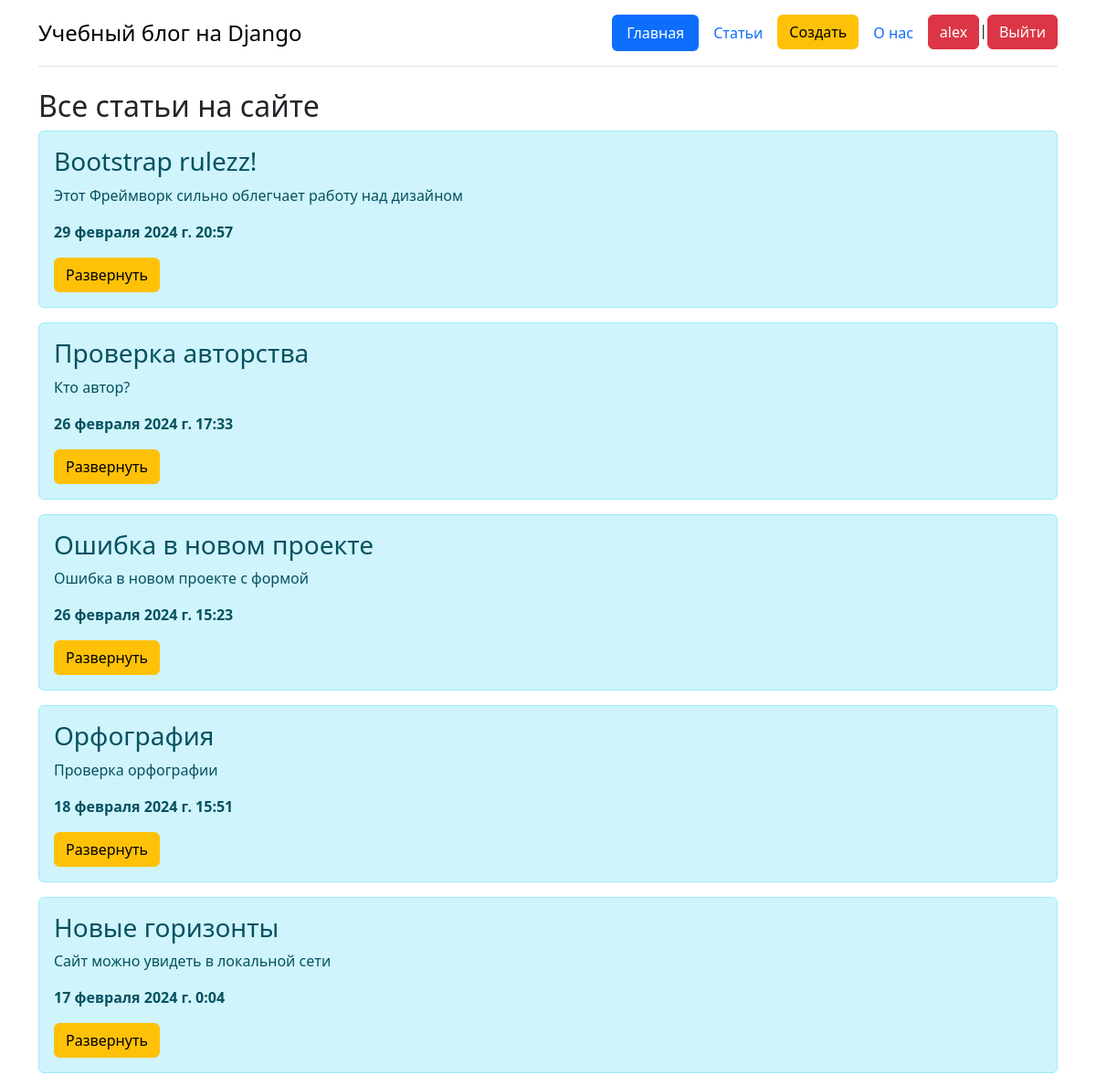
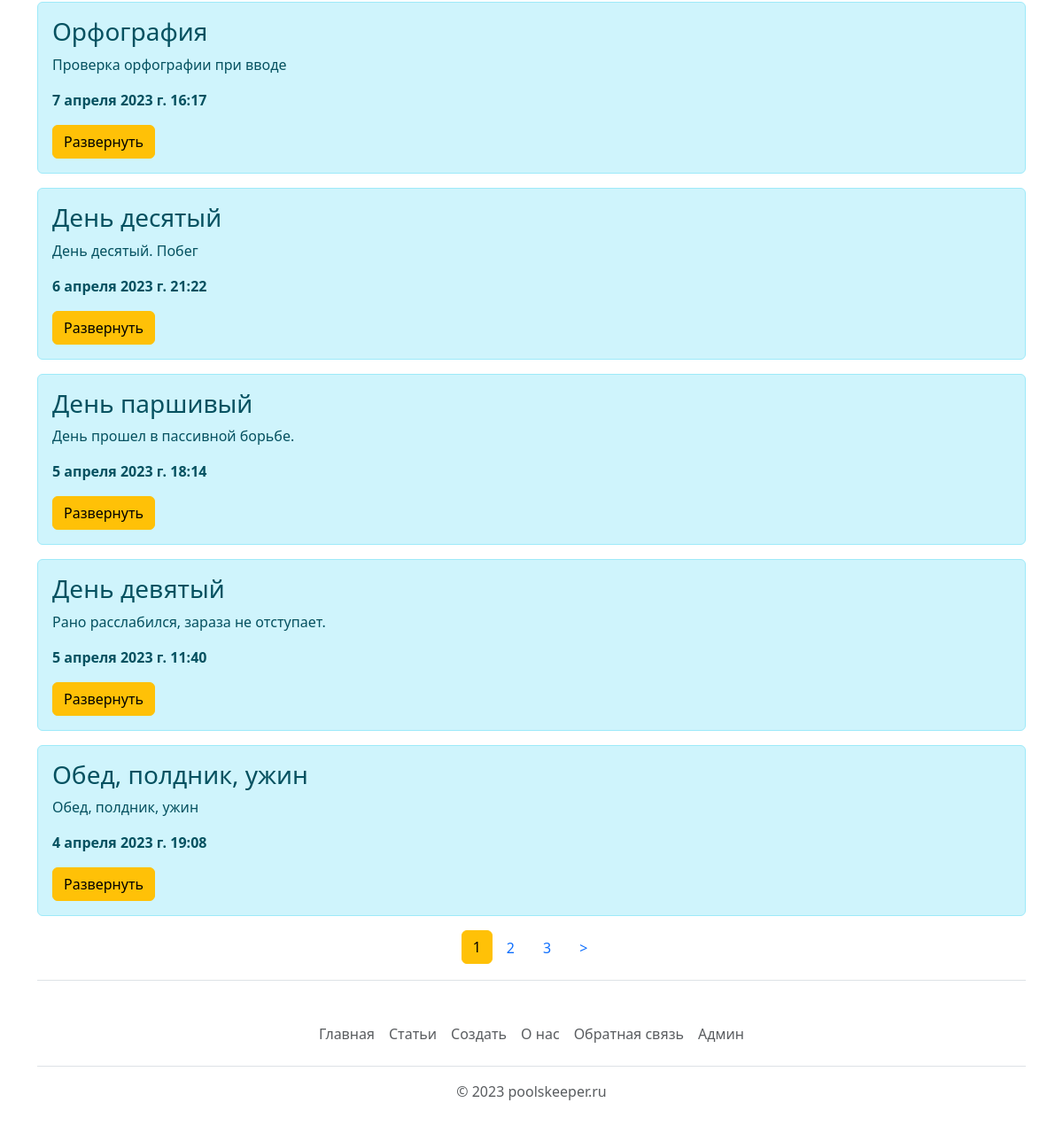
The page /articles (signed in) on the database its author committed (2 pictures, top to bottom).
### main/models.py (models this page shows, shortened)
class Article(models.Model):
    id = models.AutoField('id', primary_key=True)
    title = models.CharField('Заголовок', max_length=100, null=False)
    intro = models.CharField('Анонс', max_length=300, null=False)
    text = models.TextField('Статья', null=False)
    slag = models.CharField('slug', max_length=100, null=False)
    date = models.DateTimeField('Время', default=timezone.now())
    author = models.ForeignKey(User, verbose_name='Автор статьи', on_delete=models.CASCADE)
    class Meta:
        verbose_name = 'Статья'
        verbose_name_plural = 'Статьи'

### main/views.py (the view)
# urls.py: path('articles', views.articles, name='articles'),
def articles(request):
    articles = Article.objects.order_by('-date')
    paginator = Paginator(articles, 10)
    page_number = request.GET.get('page')
    page_obj = paginator.get_page(page_number)
    context = {
        'title':'Все статьи на сайте',
        'articles': articles,
        'page_obj': page_obj,
    }
    return render(request, 'main/articles.html', context=context)

### main/templates/main/articles.html (shortened to what this page needs)
{% extends 'main/base.html' %}
{% block body %}
    <h2>Все статьи на сайте</h2>
    {% if articles|length > 0  %}
        {% for article in page_obj %}
            <div class="alert alert-info mt-2" >
                <h3>{{ article.title }}</h3>
                <p>{{ article.intro }}</p>
                <p><b>{{ article.date }} </b></p>
                <a href="{% url 'detail' article.id %}" class="btn btn-warning">Развернуть</a>
            </div>
        {% endfor %}
    {% else  %}
    <p> На сайте нет статей</p>
    {% endif %}
<nav class="paginator">
    <ul class="nav justify-content-center border-bottom pb-3 mb-3">
{% if page_obj.has_other_pages %}
        {% for p in page_obj.paginator.page_range %}
        {% if page_obj.number == p %}
        <li class="nav-item">
            <a class="btn btn-warning" href="?page={{ p }}"> {{ p }} </a>
        </li>
        {% elif p >= page_obj.number|add:-2 and p <= page_obj.number|add:2  %}
        <li class="nav-item">
            <a class="nav-link" href="?page={{ p }}"> {{ p }} </a>
        </li>
        {% endif %}
        {% endfor %}
{% if page_obj.has_next %}
    <li class="nav-item">
        <a class="nav-link" href="?page={{ page_obj.next_page_number }}"> &gt; </a>
    </li>
{% endif %}
    </ul>
</nav>
{% endif %}
{% endblock %}

### main/templates/main/base.html (shortened to what this page needs)
<!DOCTYPE html>
<html lang="ru">
<head>
    <link href="https://cdn.jsdelivr.net/npm/bootstrap@5.3.3/dist/css/bootstrap.min.css" rel="stylesheet">
</head>
<body>
    <div class="container">
    <header class="d-flex flex-wrap justify-content-center py-3 mb-4 border-bottom">
      <a href="/" class="d-flex align-items-center mb-3 mb-md-0 me-md-auto link-body-emphasis text-decoration-none">
        <span class="fs-4">Учебный блог на Django</span>
      </a>
      <ul class="nav nav-pills">
          <li class="nav-item"><a href="{% url 'main' %}" class="nav-link active" aria-current="page">Главная</a></li>
          <li class="nav-item"><a href="{% url 'articles' %}" class="nav-link">Статьи</a></li>
          {% if request.user.is_authenticated %}
          <li class="nav-item"><a href="{% url 'create' %}" class="btn btn-warning">Создать</a></li>
          {% endif %}
          <li class="nav-item"><a href="{% url 'about' %}" class="nav-link">О нас</a></li>
          {% if request.user.is_authenticated %}
          <li class="nav-item" ><a href="#" class="btn btn-danger">{{ user.username }}</a>|<a href="{% url 'logout' %}" class="btn btn-danger">Выйти</a></li>
          {% else %}
          <li class="nav-item"><a href="{% url 'register' %}" class="btn btn-danger">Регистрация</a>|<a href="{% url 'login' %}" class="btn btn-danger">Войти</a></li>
          {% endif %}
      </ul>
    </header>
  </div>
        <div class="container">
        {% block body %}{% endblock %}
        </div>
    <div class="container">
          <footer class="py-3 my-4">
              <ul class="nav justify-content-center border-bottom pb-3 mb-3">
                  <li class="nav-item"><a href="{% url 'main' %}" class="nav-link px-2 text-body-secondary">Главная</a></li>
                  <li class="nav-item"><a href="{% url 'articles' %}" class="nav-link px-2 text-body-secondary">Статьи</a></li>
              {% if request.user.is_authenticated %}
                  <li class="nav-item"><a href="{% url 'create' %}" class="nav-link px-2 text-body-secondary">Создать</a></li>
              {% endif %}
                  <li class="nav-item"><a href="{% url 'about' %}" class="nav-link px-2 text-body-secondary">О нас</a></li>
                  <li class="nav-item"><a href="{% url 'contact' %}" class="nav-link px-2 text-body-secondary">Обратная связь</a></li>
                  <li class="nav-item"><a href="{% url 'admin' %}" class="nav-link px-2 text-body-secondary">Админ</a></li>
            </ul>
            <p class="text-center text-body-secondary">© 2023 poolskeeper.ru</p>
          </footer>
    </div>
</body>
</html>

### rows shown on the page
Article: title "Bootstrap rulezz!", intro "Этот Фреймворк сильно облегчает работу над дизайном", date "29 февраля 2024 г. 20:57"
Article: title "Проверка авторства", intro "Кто автор?", date "26 февраля 2024 г. 17:33"
Article: title "Ошибка в новом проекте", intro "Ошибка в новом проекте с формой", date "26 февраля 2024 г. 15:23"
Article: title "Орфография", intro "Проверка орфографии", date "18 февраля 2024 г. 15:51"
Article: title "Новые горизонты", intro "Сайт можно увидеть в локальной сети", date "17 февраля 2024 г. 0:04"
Article: title "Орфография", intro "Проверка орфографии при вводе", date "7 апреля 2023 г. 16:17"
Article: title "День десятый", intro "День десятый. Побег", date "6 апреля 2023 г. 21:22"
Article: title "День паршивый", intro "День прошел в пассивной борьбе.", date "5 апреля 2023 г. 18:14"
Article: title "День девятый", intro "Рано расслабился, зараза не отступает.", date "5 апреля 2023 г. 11:40"
Article: title "Обед, полдник, ужин", intro "Обед, полдник, ужин", date "4 апреля 2023 г. 19:08"

### other values the page prints
{{ user.username }} "alex"
{{ p }} "1"
{{ p }} "2" "3"
